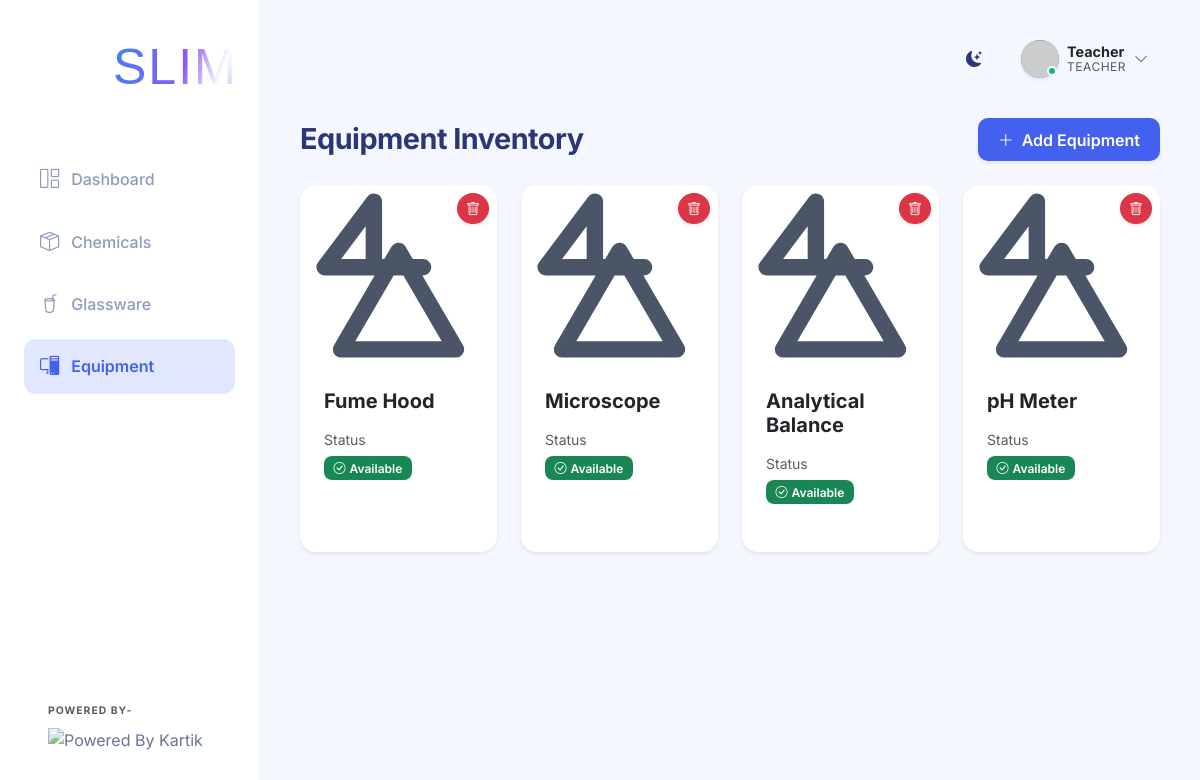
Before: /equipment (signed in) with the older database file.
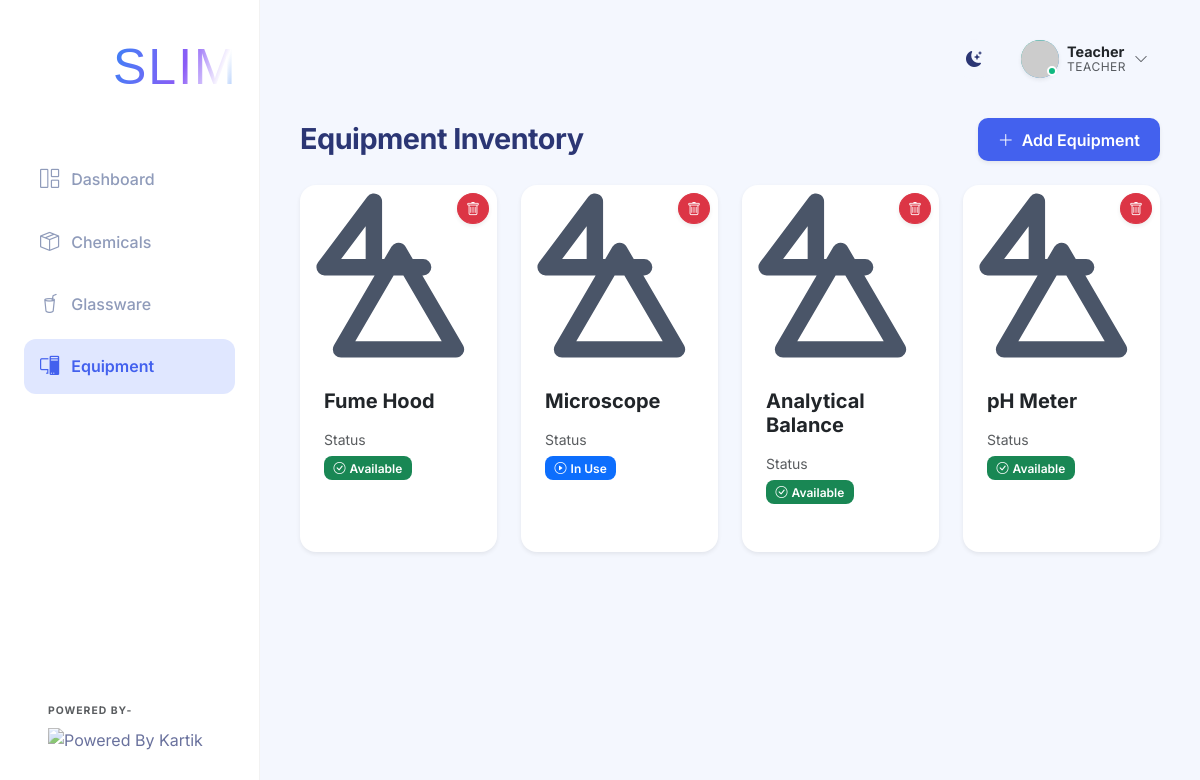
After: the same page with the newer database file.
### app.py (models this page shows)
class User(UserMixin, db.Model):
    id = db.Column(db.Integer, primary_key=True)
    username = db.Column(db.String(100), unique=True, nullable=False)
    password_hash = db.Column(db.String(200), nullable=False)
    role = db.Column(db.String(50), nullable=False) # 'teacher', 'student', or 'developer'
    full_name = db.Column(db.String(150), nullable=True)
    roll_number = db.Column(db.String(50), nullable=True)
    email = db.Column(db.String(150), nullable=True)
    phone = db.Column(db.String(20), nullable=True)

class Equipment(db.Model):
    id = db.Column(db.Integer, primary_key=True)
    name = db.Column(db.String(150), nullable=False)
    status = db.Column(db.String(50), nullable=False) # Available, In Use, Maintenance
    logs = db.relationship('EquipmentLog', backref='equipment', lazy=True, cascade="all, delete-orphan")

### app.py (the view, shortened to what this page needs)
@app.route('/equipment', methods=['GET', 'POST'])
def equipment():
    items = Equipment.query.all()
    for item in items:
        item.image_url = get_lab_item_image(item.name, width=300)
    standard_equipment = ["Microscope", "Centrifuge", "Bunsen Burner", "Spectrophotometer", "Hot Plate", "Magnetic Stirrer", "Analytical Balance", "pH Meter", "Incubator", "Autoclave", "Fume Hood", "Water Bath"]
    return render_template('equipment.html', items=items, standard_equipment=standard_equipment)

### app.py (called while the page is built)
@login_manager.user_loader
def load_user(user_id):
    return User.query.get(int(user_id))

### templates/equipment.html (shortened to what this page needs)
{% extends 'base.html' %}
{% block content %}
<div class="d-flex justify-content-between align-items-center mb-4">
    <h2 class="page-title mb-0">Equipment Inventory</h2>
    {% if current_user.is_authenticated and current_user.role in ['teacher', 'developer'] %}
    <button class="btn btn-primary shadow-sm" data-bs-toggle="modal" data-bs-target="#addEquipmentModal">
        <i class="bi bi-plus-lg me-1"></i> Add Equipment
    </button>
    {% endif %}
</div>
<div class="row row-cols-1 row-cols-md-3 row-cols-lg-4 g-4">
    {% for item in items %}
    <div class="col">
        <div class="card h-100 shadow-sm border-0 rounded-4 overflow-hidden position-relative">
            <img src="{{ item.image_url }}" class="card-img-top" alt="{{ item.name }}" style="height: 180px; object-fit: cover;">
            <div class="card-body">
                <h5 class="card-title fw-bold text-dark mb-3">
                    <a href="{{ url_for('equipment_detail', id=item.id) }}" class="text-decoration-none text-dark stretched-link">{{ item.name }}</a>
                </h5>
                {% if current_user.is_authenticated and current_user.role in ['teacher', 'developer'] %}
                <div class="position-absolute top-0 end-0 p-2 z-index-1">
                    <form action="{{ url_for('delete_equipment', id=item.id) }}" method="POST" style="display: inline;" onsubmit="return confirm('Delete this equipment permanently?')">
                        <button type="submit" class="btn btn-sm btn-danger rounded-circle shadow-sm">
                            <i class="bi bi-trash"></i>
                        </button>
                    </form>
                </div>
                {% endif %}
                <div class="d-flex justify-content-between align-items-center">
                    <div>
                        <span class="text-muted small d-block mb-1">Status</span>
                        {% if item.status == 'Available' %}
                        <span class="badge bg-success"><i class="bi bi-check-circle me-1"></i>Available</span>
                        {% elif item.status == 'In Use' %}
                        <span class="badge bg-primary"><i class="bi bi-play-circle me-1"></i>In Use</span>
                        {% elif item.status == 'Maintenance' %}
                        <span class="badge bg-warning text-dark"><i class="bi bi-tools me-1"></i>Maintenance</span>
                        {% else %}
                        <span class="badge bg-secondary">{{ item.status }}</span>
                        {% endif %}
                    </div>
                </div>
            </div>
        </div>
    </div>
    {% else %}
    <div class="col-12 text-center py-5 text-muted">
        <i class="bi bi-pc-display fs-1 d-block mb-3"></i>
        No equipment added yet.
    </div>
    {% endfor %}
</div>
{% endblock %}

### templates/base.html (shortened to what this page needs)
<!DOCTYPE html>
<html lang="en">
<head>
    <link href="https://cdn.jsdelivr.net/npm/bootstrap@5.3.0/dist/css/bootstrap.min.css" rel="stylesheet">
    <link rel="stylesheet" href="{{ url_for('static', filename='css/style.css') }}">
    <link rel="stylesheet" href="https://cdn.jsdelivr.net/npm/bootstrap-icons@1.10.5/font/bootstrap-icons.css">
</head>
<body>
    <div class="app-container">
        <nav class="sidebar d-flex flex-column">
            <div class="sidebar-header">
                <a class="navbar-brand d-flex align-items-center morph-logo" href="{{ url_for('dashboard') }}"
                    style="text-decoration: none;">
                    <div class="me-1 d-flex justify-content-center align-items-center"
                        style="width: 80px; height: 80px; margin-left: -5px;">
                        <dotlottie-player src="{{ url_for('static', filename='logo.lottie') }}" background="transparent"
                            speed="1" style="width: 80px; height: 80px;" loop autoplay></dotlottie-player>
                    </div>
                    <div class="logo-text-container">
                        <div class="logo-text main-text">
                            <span class="slim-text-animated">SLIM</span>
                        </div>
                    </div>
                </a>
            </div>
            <ul class="nav flex-column sidebar-nav mt-3">
                <li class="nav-item">
                    <a class="nav-link {% if request.endpoint == 'dashboard' %}active{% endif %}"
                        href="{{ url_for('dashboard') }}">
                        <i class="bi bi-grid-1x2"></i> Dashboard
                    </a>
                </li>
                <li class="nav-item">
                    <a class="nav-link {% if request.endpoint == 'chemicals' or request.endpoint == 'add_chemical' or request.endpoint == 'chemical_detail' %}active{% endif %}"
                        href="{{ url_for('chemicals') }}">
                        <i class="bi bi-box-seam"></i> Chemicals
                    </a>
                </li>
                <li class="nav-item">
                    <a class="nav-link {% if request.endpoint == 'glassware' %}active{% endif %}"
                        href="{{ url_for('glassware') }}">
                        <i class="bi bi-cup-straw"></i> Glassware
                    </a>
                </li>
                <li class="nav-item">
                    <a class="nav-link {% if request.endpoint == 'equipment' %}active{% endif %}"
                        href="{{ url_for('equipment') }}">
                        <i class="bi bi-pc-display"></i> Equipment
                    </a>
                </li>
            </ul>
            <div class="sidebar-footer mt-auto p-4 text-start">
                <small class="text-muted d-block fw-bold text-uppercase mb-2"
                    style="font-size: 0.65rem; letter-spacing: 1px;">Powered By-</small>
                <img src="https://student.camu.in/camu_attachment/get/6696654be0b1fd900cf3997c" alt="Powered By Kartik"
                    class="img-fluid powered-logo">
            </div>
        </nav>
        <main class="main-content">
            <header class="top-header d-flex justify-content-between align-items-center mb-4">
                <div class="d-flex align-items-center">
                    <div class="theme-toggle" id="themeToggle" title="Toggle Dark/Light Mode">
                        <i class="bi bi-moon-stars-fill"></i>
                    </div>
                    <div class="user-profile dropdown">
                        <div class="profile-trigger d-flex align-items-center" {% if current_user.is_authenticated
                            %}data-bs-toggle="dropdown" {% else %}data-bs-toggle="modal" data-bs-target="#loginModal" {%
                            endif %}>
                            {% if current_user.is_authenticated %}
                            <div class="avatar-wrapper me-2">
                                <div class="avatar-circle {% if current_user.role == 'developer' %}bg-developer{% elif current_user.role == 'teacher' %}bg-teacher{% else %}bg-student{% endif %} shadow-sm"
                                    style="padding: 0; overflow: hidden;">
                                    <img src="https://api.dicebear.com/9.x/bottts/svg?seed={{ current_user.username }}&backgroundColor=transparent"
                                        alt="Avatar"
                                        style="width: 100%; height: 100%; object-fit: cover; transform: scale(1.1) translateY(2px);">
                                </div>
                                <div class="status-indicator online"></div>
                            </div>
                            <div class="user-info d-none d-sm-block">
                                <div class="user-name fw-bold text-dark">{{ current_user.username|capitalize }}</div>
                                <div class="user-role text-muted">{{ current_user.role|capitalize }}</div>
                            </div>
                            <i class="bi bi-chevron-down ms-2 text-muted small"></i>
                            {% else %}
                            <div class="avatar-circle bg-secondary shadow-sm me-2">
                                <i class="bi bi-person"></i>
                            </div>
                            <span class="fw-medium text-dark">Login</span>
                            {% endif %}
                        </div>
                    </div>
            </header>
            <div class="content-wrapper">
                {% block content %}{% endblock %}
            </div>
        </main>
    </div>
</body>
</html>

Changed rows visible on the page:
changed Equipment "Microscope": status "Available" → "In Use"
